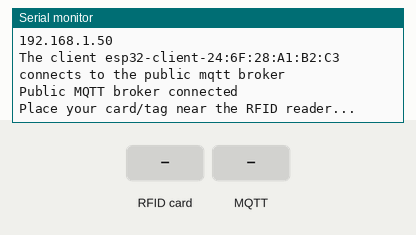
This sketch was run on a simulated ESP32. Parts: the last lines printed to the serial monitor. The test bench sets the inputs (shaded band). WiFi joins after 1.5 s; servers stay silent unless stated; no MQTT or app messages arrive unless stated.

Above: at 2.8 s.
2.9 s: RFID card 14 12 25 50 held to the reader
At 3.3 s:
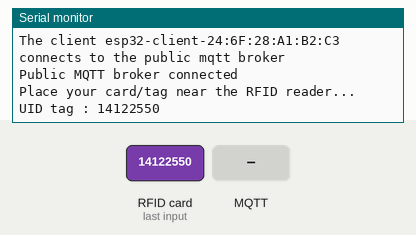
4.4 s: MQTT message "1" arrives on the first subscribed topic
At 5.6 s:
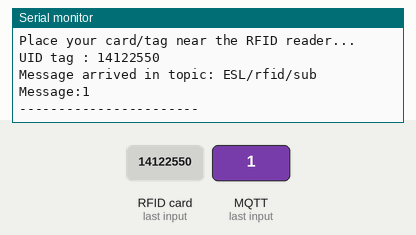
5.9 s: RFID card 5E 7A 19 C4 held to the reader
At 6.7 s:
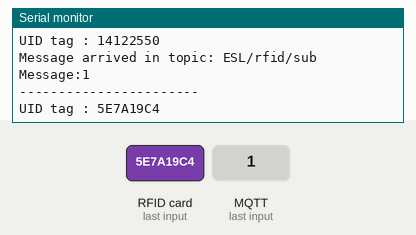
7.4 s: MQTT message "on" arrives on the first subscribed topic
At 8.0 s:
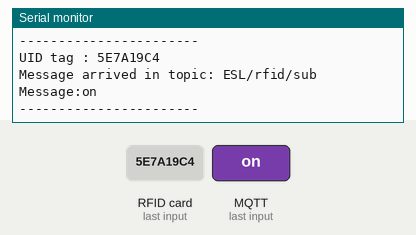
8.9 s: MQTT message "off" arrives on the first subscribed topic
At 9.9 s:
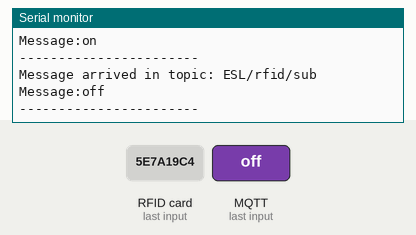

Measured:
- after the input at 2.9 s, the serial monitor: prints a new line at once (image 1)
- after the input at 4.4 s, the serial monitor: prints a new line at once (image 2)
- after the input at 5.9 s, the serial monitor: prints a new line at once (image 3)
- after the input at 7.4 s, the serial monitor: prints a new line at once (image 4)
- after the input at 8.9 s, the serial monitor: prints a new line at once (image 5)

The sketch:

rfid_reading_code.ino
```cpp
#include <SPI.h>
#include <MFRC522.h>
#include <WiFi.h>
#include <PubSubClient.h>

#define SS_PIN 5   // SDA
#define RST_PIN 9  // RST

MFRC522 rfid(SS_PIN, RST_PIN);  // Create MFRC522 instance

String rfidUID = "";  // Variable to store the RFID UID

//=================================================================================================
WiFiClient espClient;                     // Create WiFi client
PubSubClient client(espClient);           // Create MQTT client
//=================================================================================================
const char* ssid = "VLY";             // WiFi name
const char* password = "14122550";       // WiFi password
//=================================================================================================
const char* mqtt_broker = "broker.hivemq.com";  // IP of MQTT server
const int mqtt_port = 1883;                // Port of MQTT server
//=================================================================================================

void setup_wifi() { // Connect to WiFi
  delay(10);
  Serial.println();
  Serial.print("Connecting to ");
  Serial.println(ssid);
  WiFi.mode(WIFI_STA);
  WiFi.begin(ssid, password);
  while (WiFi.status() != WL_CONNECTED) {
    delay(500);
    Serial.println("Connecting to WiFi...");
  }
  Serial.println("WiFi connected");
  Serial.println("IP address: ");
  Serial.println(WiFi.localIP());
}

void callback(char *topic, byte *payload, unsigned int length) {  //ฟังก์ชั่นsubscribe
  Serial.print("Message arrived in topic: ");
  Serial.println(topic);
  Serial.print("Message:");
  for (int i = 0; i < length; i++)          //รับค่าโดยการปริ้นอักษรที่ละตัวออกมา เป็น char
    Serial.print((char) payload[i]);
  Serial.println();
  Serial.println("-----------------------");
}

void reconnect() { // Connect to MQTT
  client.setServer(mqtt_broker, mqtt_port);
  client.setCallback(callback);
  while (!client.connected()) {
    String client_id = "esp32-client-";
    client_id += String(WiFi.macAddress());
    Serial.printf("The client %s connects to the public mqtt broker\n", client_id.c_str());
    if (client.connect(client_id.c_str()))
      Serial.println("Public MQTT broker connected");
    else {
      Serial.print("Failed with state ");
      Serial.print(client.state());
      delay(2000);
    }
  }
}

void setup() {
  Serial.begin(115200);
  SPI.begin();      // Initiate SPI bus
  rfid.PCD_Init();  // Initiate MFRC522
  setup_wifi(); // Connect to WiFi
  reconnect();  // Connect to MQTT
  client.subscribe("ESL/rfid/sub"); // Subscribe to topic

  Serial.println("Place your card/tag near the RFID reader...");
}

void loop() {

  client.loop();
  // Look for new cards
  if (!rfid.PICC_IsNewCardPresent()) {
    return;
  }
  // Select one of the cards
  if (!rfid.PICC_ReadCardSerial()) {
    return;
  }

  // Clear the previous UID
  rfidUID = "";

  // Store and print UID
  Serial.print("UID tag : ");
  for (byte i = 0; i < rfid.uid.size; i++) {
    // Append each byte to rfidUID variable
    rfidUID += String(rfid.uid.uidByte[i] < 0x10 ? "0" : "");
    rfidUID += String(rfid.uid.uidByte[i], HEX);
  }

  // Convert rfidUID to uppercase
  rfidUID.toUpperCase();

  // Print stored UID
  Serial.println(rfidUID);

  delay(1000);

  client.publish("ESL/rfid/punyee", rfidUID.c_str());
}
```
